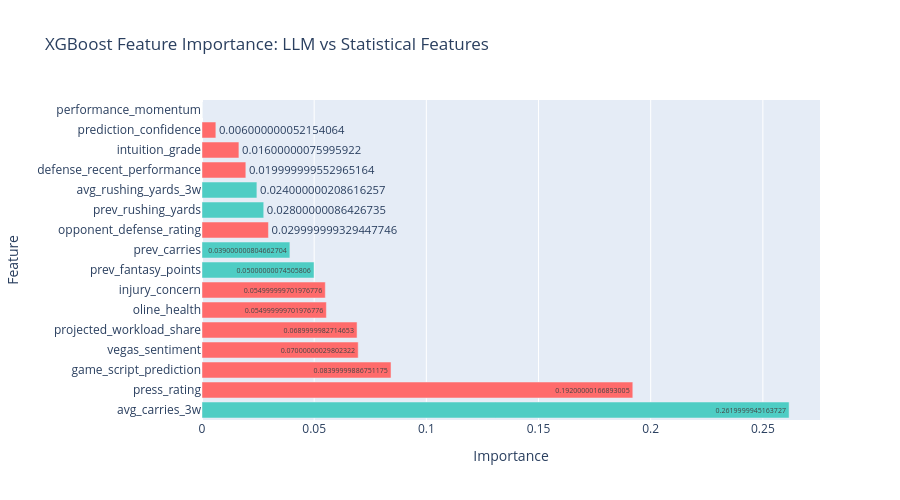

The notebook cell saved with this chart:
### Code cell
import plotly.graph_objects as go

# Create horizontal bar chart
colors = ["#FF6B6B" if t == "LLM" else "#4ECDC4" for t in importance_df["type"]]

fig = go.Figure(
    data=[
        go.Bar(
            y=importance_df["feature"],
            x=importance_df["importance"],
            orientation="h",
            marker=dict(color=colors),
            text=importance_df["importance"].round(3),
            textposition="auto",
        )
    ]
)

fig.update_layout(
    title="XGBoost Feature Importance: LLM vs Statistical Features",
    xaxis_title="Importance",
    yaxis_title="Feature",
    height=500,
    showlegend=False,
)

fig.show()

### Figure 1 — Plotly figure (JSON) as saved in the notebook; plotly's stock layout.template omitted (floating-point values rounded to 4 significant figures)
{"data": [{"marker": {"color": ["#4ECDC4", "#FF6B6B", "#FF6B6B", "#FF6B6B", "#FF6B6B", "#FF6B6B", "#FF6B6B", "#4ECDC4", "#4ECDC4", "#FF6B6B", "#4ECDC4", "#4ECDC4", "#FF6B6B", "#FF6B6B", "#FF6B6B", "#FF6B6B"]}, "orientation": "h", "text": [0.262, 0.192, 0.084, 0.07, 0.069, 0.055, 0.055, 0.05, 0.039, 0.03, 0.028, 0.024, 0.02, 0.016, 0.006, 0.0], "textposition": "auto", "type": "bar", "x": [0.2617, 0.192, 0.08426, 0.06963, 0.06912, 0.05544, 0.05496, 0.04993, 0.03917, 0.02962, 0.02751, 0.02447, 0.01953, 0.01645, 0.006174, 0.0], "y": ["avg_carries_3w", "press_rating", "game_script_prediction", "vegas_sentiment", "projected_workload_share", "oline_health", "injury_concern", "prev_fantasy_points", "prev_carries", "opponent_defense_rating", "prev_rushing_yards", "avg_rushing_yards_3w", "defense_recent_performance", "intuition_grade", "prediction_confidence", "performance_momentum"]}], "layout": {"height": 500, "showlegend": false, "title": {"text": "XGBoost Feature Importance: LLM vs Statistical Features"}, "xaxis": {"title": {"text": "Importance"}}, "yaxis": {"title": {"text": "Feature"}}}}
